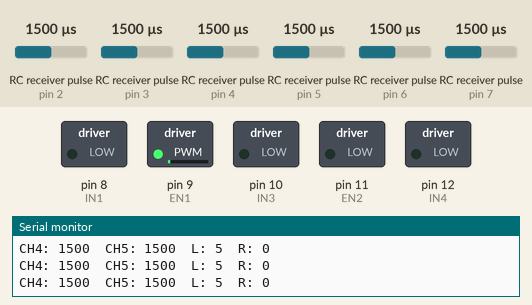
The sketch below on a simulated Arduino Uno, built with avr-gcc and run on an emulated ATmega328P. On the bench: switched loads named in the sketch (green lamp = pin HIGH), the last lines printed to the serial monitor. Wiring (inferred from the names in the program): 6 × RC receiver channel: data pin 2 / data pin 3 / data pin 4 / data pin 5 / data pin 6 / data pin 7. The inputs (shaded band) are chosen by the test bench; at power-on: RC receiver pulse (sensors on pin 5, pin 6, pin 4, pin 2, pin 3, pin 7) 1500 µs.

Above: at 1.2 s.
1.3 s: RC receiver pulse (sensor on pin 5) set to 1020 µs
At 3.6 s:
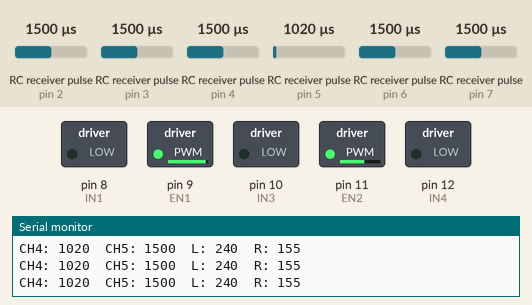
4.3 s: RC receiver pulse (sensor on pin 6) set to 1020 µs
At 5.6 s:
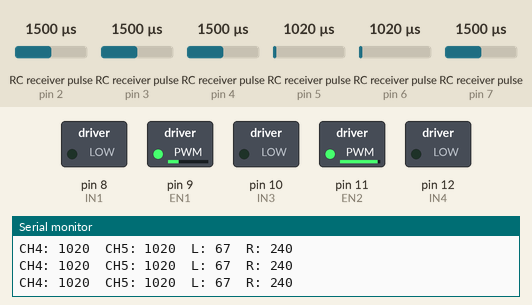
6.4 s: RC receiver pulse (sensor on pin 4) set to 1020 µs
At 8.8 s:
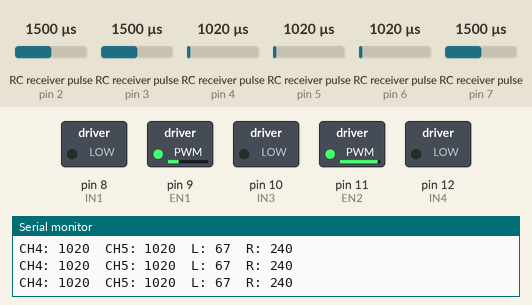
9.4 s: RC receiver pulse (sensor on pin 5) set to 1250 µs
At 10.4 s:
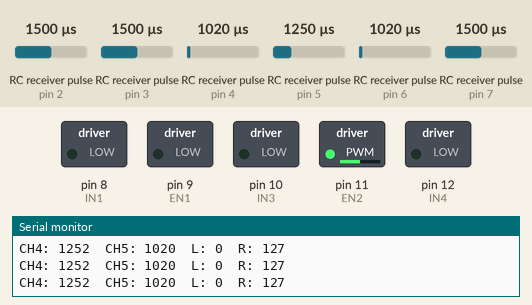
10.9 s: RC receiver pulse (sensor on pin 6) set to 1089 µs
13.9 s: RC receiver pulse (sensor on pin 6) set to 1106 µs
At 15.2 s:
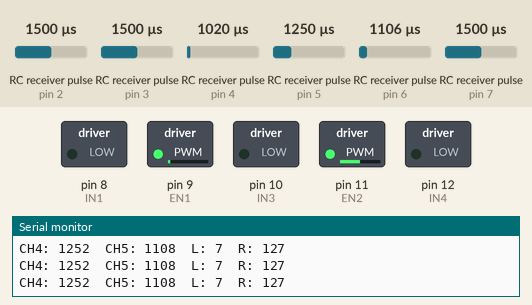
Timing chart, 0 to 16.4 s (numbered marks = the images above; inputs shaded):
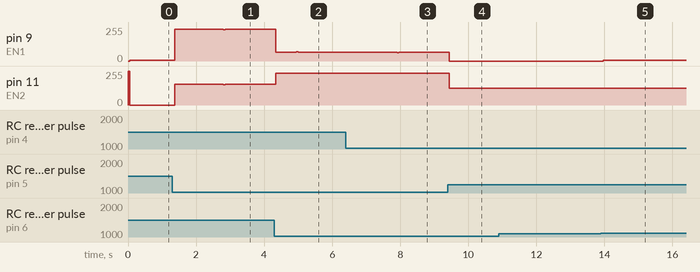

Measured:
- after the input at 1.3 s, pin 11 (EN2): 0/255 → 155/255 after 0.07 s
- after the input at 4.3 s, pin 9 (EN1): 240/255 → 67/255 at once; pin 11 (EN2): 155/255 → 240/255 at once
- after the input at 6.4 s, pin 9 (EN1): 67/255 → 62/255 after 1.5 s, → 67/255 0.05 s later
- after the input at 9.4 s, pin 9 (EN1): 67/255 → 0/255 at once; pin 11 (EN2): 240/255 → 127/255 at once
- after the input at 13.9 s, pin 9 (EN1): 0/255 → 7/255 after 0.07 s

The sketch:

robot_moving.ino
```cpp
#include <EnableInterrupt.h>

// ====== RC Receiver ======
#define RC_NUM_CHANNELS  6

#define RC_CH1  0
#define RC_CH2  1
#define RC_CH3  2
#define RC_CH4  3  // Forward/Backward
#define RC_CH5  4  // Left/Right
#define RC_CH6  5

#define RC_CH1_PIN  2
#define RC_CH2_PIN  3
#define RC_CH3_PIN  4
#define RC_CH4_PIN  5
#define RC_CH5_PIN  6
#define RC_CH6_PIN  7

uint16_t rc_values[RC_NUM_CHANNELS];
uint32_t rc_start[RC_NUM_CHANNELS];
volatile uint16_t rc_shared[RC_NUM_CHANNELS];

void rc_read_values() {
  noInterrupts();
  memcpy(rc_values, (const void *)rc_shared, sizeof(rc_shared));
  interrupts();
}

void calc_input(uint8_t channel, uint8_t input_pin) {
  if (digitalRead(input_pin) == HIGH) {
    rc_start[channel] = micros();
  } else {
    uint16_t rc_compare = (uint16_t)(micros() - rc_start[channel]);
    rc_shared[channel] = rc_compare;
  }
}

void calc_ch1() { calc_input(RC_CH1, RC_CH1_PIN); }
void calc_ch2() { calc_input(RC_CH2, RC_CH2_PIN); }
void calc_ch3() { calc_input(RC_CH3, RC_CH3_PIN); }
void calc_ch4() { calc_input(RC_CH4, RC_CH4_PIN); }
void calc_ch5() { calc_input(RC_CH5, RC_CH5_PIN); }
void calc_ch6() { calc_input(RC_CH6, RC_CH6_PIN); }

// ============
const int EN1 = 9;
const int EN2 = 11;

const int IN1 = 8;
const int IN2 = 7;
const int IN3 = 10;
const int IN4 = 12;

void setup() {
  Serial.begin(9600);

  pinMode(RC_CH1_PIN, INPUT);
  pinMode(RC_CH2_PIN, INPUT);
  pinMode(RC_CH3_PIN, INPUT);
  pinMode(RC_CH4_PIN, INPUT);
  pinMode(RC_CH5_PIN, INPUT);
  pinMode(RC_CH6_PIN, INPUT);

  enableInterrupt(RC_CH1_PIN, calc_ch1, CHANGE);
  enableInterrupt(RC_CH2_PIN, calc_ch2, CHANGE);
  enableInterrupt(RC_CH3_PIN, calc_ch3, CHANGE);
  enableInterrupt(RC_CH4_PIN, calc_ch4, CHANGE);
  enableInterrupt(RC_CH5_PIN, calc_ch5, CHANGE);
  enableInterrupt(RC_CH6_PIN, calc_ch6, CHANGE);

  pinMode(EN1, OUTPUT);
  pinMode(EN2, OUTPUT);
  pinMode(IN1, OUTPUT);
  pinMode(IN2, OUTPUT);
  pinMode(IN3, OUTPUT);
  pinMode(IN4, OUTPUT);
}

void loop() {
  rc_read_values();

  int ch4 = rc_values[RC_CH4]; // forward/backward
  int ch5 = rc_values[RC_CH5]; // steering

  int leftSpeed = 0;
  int rightSpeed = 0;

  // ---- CH4: forward,backward ----
  if (ch4 < 1510) {
    // forward: 988–1510 → 255–0
    int speed = map(ch4, 988, 1510, 255, 0);
    leftSpeed = speed;
    rightSpeed = speed;
    digitalWrite(IN1, LOW);  digitalWrite(IN2, LOW);  // L 正转
    digitalWrite(IN3, LOW);  digitalWrite(IN4, LOW);  // R 正转
  } else if (ch4 > 1530) {
    // backward: 1530–2048 → 0–255
    int speed = map(ch4, 1530, 2048, 0, 255);
    leftSpeed = speed;
    rightSpeed = speed;
    digitalWrite(IN1, HIGH); digitalWrite(IN2, HIGH);   // L 反转
    digitalWrite(IN3, HIGH); digitalWrite(IN4, HIGH);   // R 反转
  } else {
    // stop
    leftSpeed = 0;
    rightSpeed = 0;
  }

  // ---- CH5: turn ----
  if (ch5 < 1306) {
    // left: 884–1306 → 255–0
    int turnStrength = map(ch5, 884, 1306, 255, 0);
    leftSpeed = constrain(leftSpeed - turnStrength, 0, 255);
  } else if (ch5 > 1326) {
    // right: 1326–1848 → 0–255
    int turnStrength = map(ch5, 1326, 1848, 0, 255);
    rightSpeed = constrain(rightSpeed - turnStrength, 0, 255);
  }


  analogWrite(EN1, constrain(leftSpeed, 0, 255));
  analogWrite(EN2, constrain(rightSpeed, 0, 255));

  //
  Serial.print("CH4: "); Serial.print(ch4);
  Serial.print("  CH5: "); Serial.print(ch5);
  Serial.print("  L: "); Serial.print(leftSpeed);
  Serial.print("  R: "); Serial.println(rightSpeed);

  delay(50);
}
```
